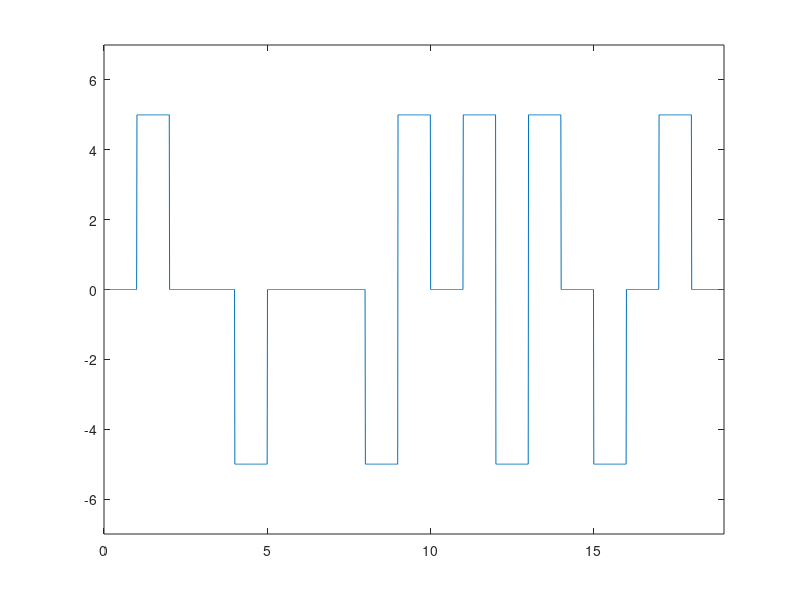

MATLAB code for this plot:
clear;

bits = [0,1,0,0,1,0,0,0,0,0,0,0,0,1,0,1,0,1,0];

bit_rate=1;
voltage=5;
tmp = voltage;
sign = -1;
mrk = 1;
voltage = sign*voltage;
cn0=0;
cn1=0;
in = 0;

for i = 1:length(bits)
    
    if bits(i) == 0
        cn0 = cn0+1;
    else
        cn1=cn1+1;
        cn0=0;
    end
    
    if cn0>7
        y_level(i-4) = voltage;
        y_level(i-3) = -voltage;
        y_level(i-1) = -voltage;
        y_level(i) = voltage;
        cn0=0;
        c1=0;
    elseif bits(i)==0
        y_level(i) = 0;
    else 
        y_level(i) = -voltage;
        voltage=y_level(i);
    end
end

voltage=tmp;
Time=length(bits)/bit_rate; 
frequency = 1000;
time = 0:.01:Time;
x = 1;

for i = 1:length(time)
    y_value(i)= y_level(x);
    if time(i)*bit_rate>=x
        x= x+1;
    end
end
     
plot(time,y_value);
axis([0 Time -voltage-2 voltage+2]);


% demodulation



% demodulation

i=1;
in=1;
tmp=sign;
mr = 1;
in1 = -1;

for j=1:length(time)
  dm(i) = y_value(j)/voltage;
  if time(j)*bit_rate>=i 
      if dm(i)==0
        ans_bits(in)=0;
      else
        if in~=in1+1
            ans_bits(in)=1;
        end
        if tmp== dm(i)&&i>8;
            in1 = in;
            ans_bits(in) = 0;
            ans_bits(in+1) = 0;
        end
      end 
      
      if dm(i)~=0
        tmp = dm(i);
      end
      i=i+1;
      in= in+1;
  end
end
 

disp('Demodulation : ')
disp(ans_bits)